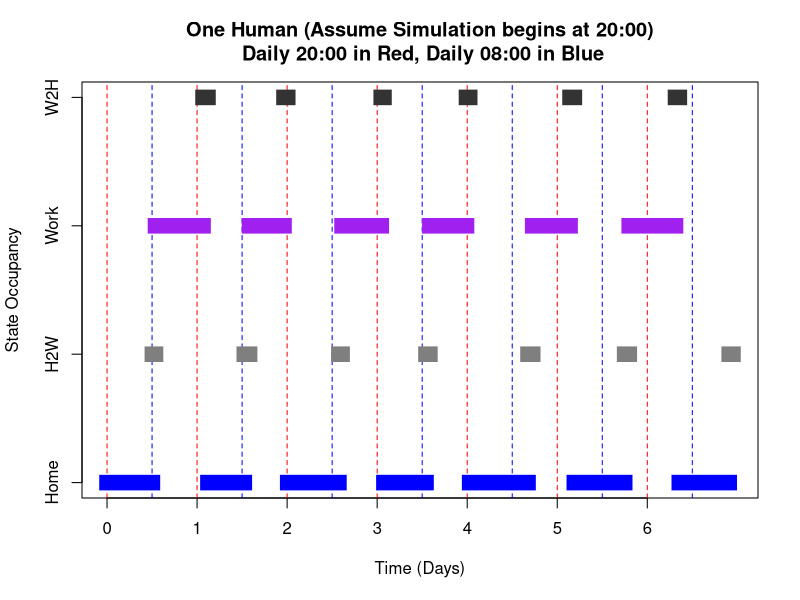
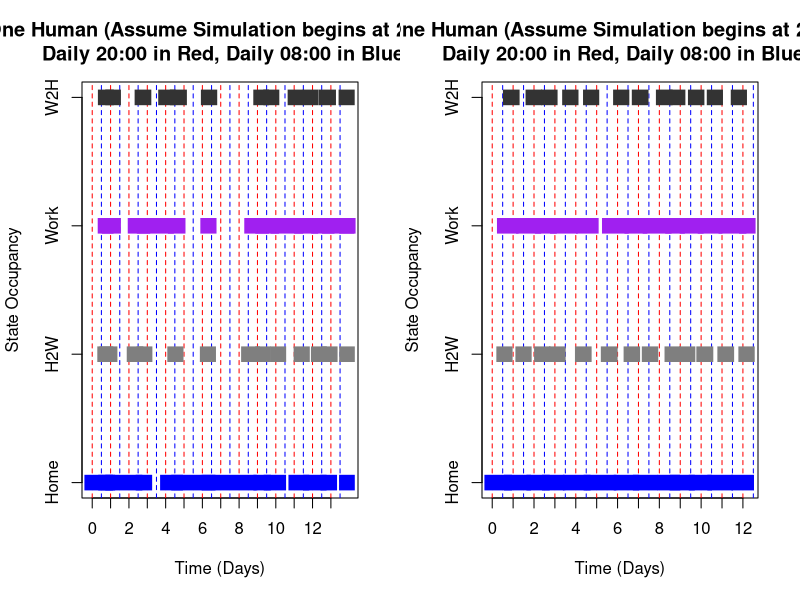
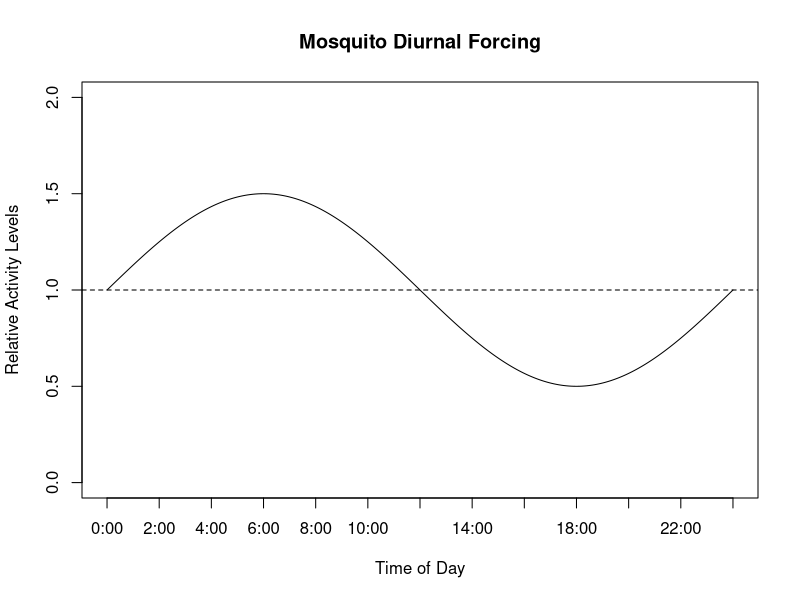
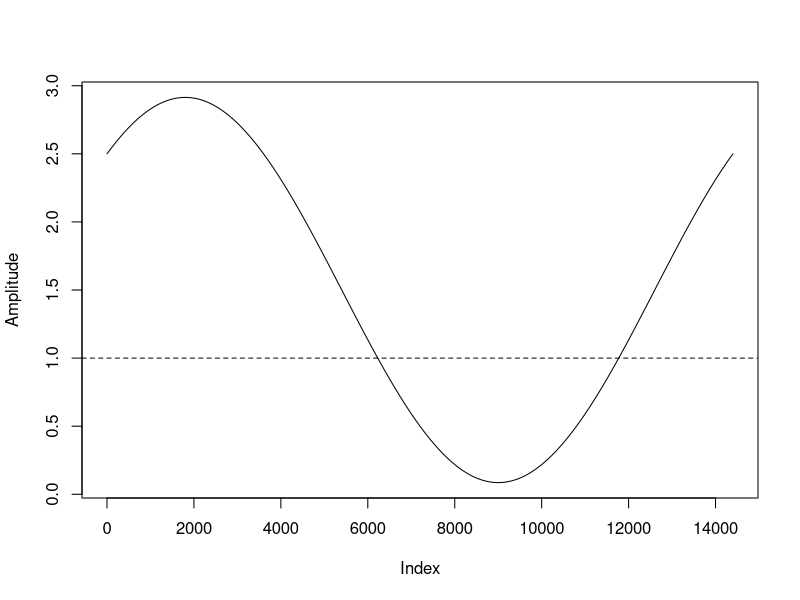
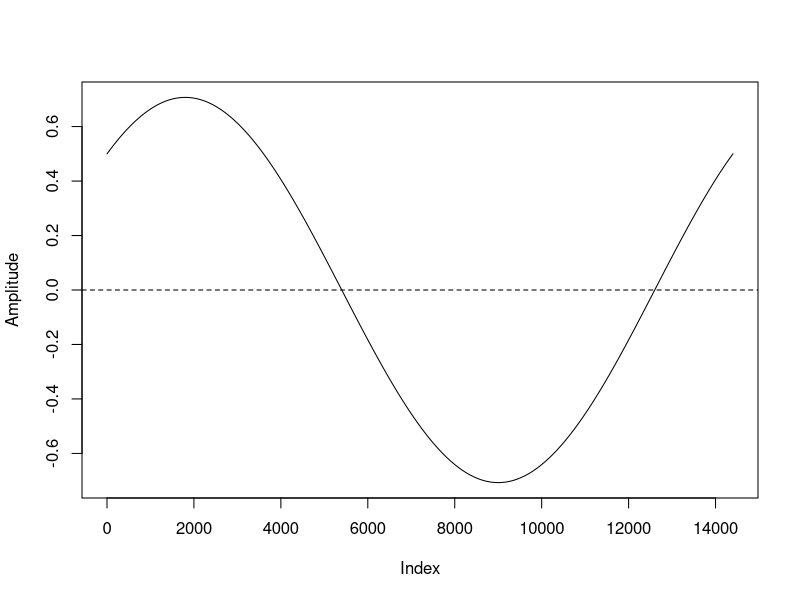

The R source for these figures, in order:
dMin = 1:(60*24)

homeTime = 1/12
commute2Work = 1/1
commute2Home = 1/1
workTime = 1/10





simpleHuman <- function(maxSteps=1e3, N=1){
  states = vector(mode = "character",length = maxSteps+1)
  times = vector(mode = "numeric",length = maxSteps+1)
  duration = vector(mode = "numeric",length = maxSteps+1)
  
  times[1] = 0
  states[1] = "H"
  duration[1] = rexp(n = 1,rate = homeTime)
  
  for(i in 1:maxSteps){
    print(paste0("iteration: ",i))
    switch(EXPR = states[i],
            H = {
              tDur = rgamma(n = 1,shape = N,rate = homeTime*N)
              times[i+1] = times[i] + tDur
              duration[i+1] = tDur
              states[i+1] = "H2W"
            },
            H2W = {
              tDur = rgamma(n = 1,shape = N,rate = commute2Work*N)
              times[i+1] = times[i] + tDur
              duration[i+1] = tDur
              states[i+1] = "W"
            },
            W = {
              tDur = rgamma(n = 1,shape = N,rate = workTime*N)
              times[i+1] = times[i] + tDur
              duration[i+1] = tDur
              states[i+1] = "W2H"
            },
            W2H = {
              tDur = rgamma(n = 1,shape = N,rate = commute2Home*N)
              times[i+1] = times[i] + tDur
              duration[i+1] = tDur
              states[i+1] = "H"
            },
            {stop(paste0("unrecognized state",states[i]))}
           )
  }
  return(list(states=states,times=times,duration=duration))
}


plotOneHuman <- function(out,lwd,cols){
  xlim = c(0,max(out$times)+1)
  ylim = c(0,0.375)
  
  plot(1,type="n",xaxt="n",yaxt="n",ylab="State Occupancy",xlab="Time (Days)",xlim=xlim,ylim=ylim,main="One Human (Assume Simulation begins at 20:00)\n Daily 20:00 in Red, Daily 08:00 in Blue")
  ttMax = max(out$times)/24
  axis(side = 1,at = (0:ttMax)*24,labels = 0:ttMax)
  axis(side = 2,at = c(0,0.125,0.25,0.375),labels = c("Home","H2W","Work","W2H"))
  abline(v =(0:ttMax)*24,col="red",lty=2 )
  abline(v = ((0+0.5):(ttMax+0.5))*24,col = "blue", lty=2)
  for(i in 1:length(out$states)){
    if(i==length(out$states)){
      switch(out$states[i],
             H = {
               segments(x0 = out$times[i],y0 = 0,x1 = out$times[i]+1,y1 = 0,col = cols[1],lwd = lwd,lend=2)
             },
             H2W = {
               segments(x0 = out$times[i],y0 = 0.125,x1 = out$times[i]+1,y1 = 0.125,col = cols[2],lwd = lwd,lend=2)
             },
             W = {
               segments(x0 = out$times[i],y0 = 0.25,x1 = out$times[i]+1,y1 = 0.25,col = cols[3],lwd = lwd,lend=2)
             },
             W2H = {
               segments(x0 = out$times[i],y0 = 0.375,x1 = out$times[i]+1,y1 = 0.375,col = cols[4],lwd = lwd,lend=2)
             }
      )
    } else {
      switch(out$states[i],
             H = {
               segments(x0 = out$times[i],y0 = 0,x1 = out$times[i+1],y1 = 0,col = cols[1],lwd = lwd,lend=2)
             },
             H2W = {
               segments(x0 = out$times[i],y0 = 0.125,x1 = out$times[i+1],y1 = 0.125,col = cols[2],lwd = lwd,lend=2)
             },
             W = {
               segments(x0 = out$times[i],y0 = 0.25,x1 = out$times[i+1],y1 = 0.25,col = cols[3],lwd = lwd,lend=2)
             },
             W2H = {
               segments(x0 = out$times[i],y0 = 0.375,x1 = out$times[i+1],y1 = 0.375,col = cols[4],lwd = lwd,lend=2)
             }
      )
    }
  }
  
}

cols = c("blue","grey50","purple","grey20")
out = simpleHuman(maxSteps = 25,N=24)
plotOneHuman(out = out,lwd = 15,cols = cols)

par(mfrow=c(1,2))
# exponential
set.seed(42)
out = simpleHuman(maxSteps = 50,N=1)
plotOneHuman(out = out,lwd = 15,cols = cols)

# gamma
out = simpleHuman(maxSteps = 50,N=12)
plotOneHuman(out = out,lwd = 15,cols = cols)
par(mfrow=c(1,1))

# pmax(0,(b+cos(2*pi*(t-o*60)/24/60)))^p 


t=seq(from=0,to=24*60,by=0.1)

hourGrain = 120
xHours = which(t %% hourGrain == 0)
plot({
  (sin((2*pi*t)/1440)*0.5 + 1)
},type="l",ylim=c(0,2),ylab="Relative Activity Levels",xlab="Time of Day",main="Mosquito Diurnal Forcing",xaxt="n")
abline(h = 1,lty = 2)
axis(side = 1,at = xHours,labels = paste0(t[xHours]/60,":00"))

plot({
  ((sin((2*pi*t)/1440) + cos((2*pi*t)/1440)) ) + 1.5
},type = "l",ylab = "Amplitude")
abline(h = 1,lty=2)

plot({
    ((sin((2*pi*t)/1440) + cos((2*pi*t)/1440)) * 0.5)
  },type = "l",ylab = "Amplitude")
abline(h = 0,lty=2)

hazFunc = function(t){
  sin((2*pi*t)/1440) + cos((2*pi*t)/1440)
}

out = sin((2*pi*t)/1440) + cos((2*pi*t)/1440)
integrate(f = hazFunc,lower = 0,upper = 1440,subdivisions = 1e3)